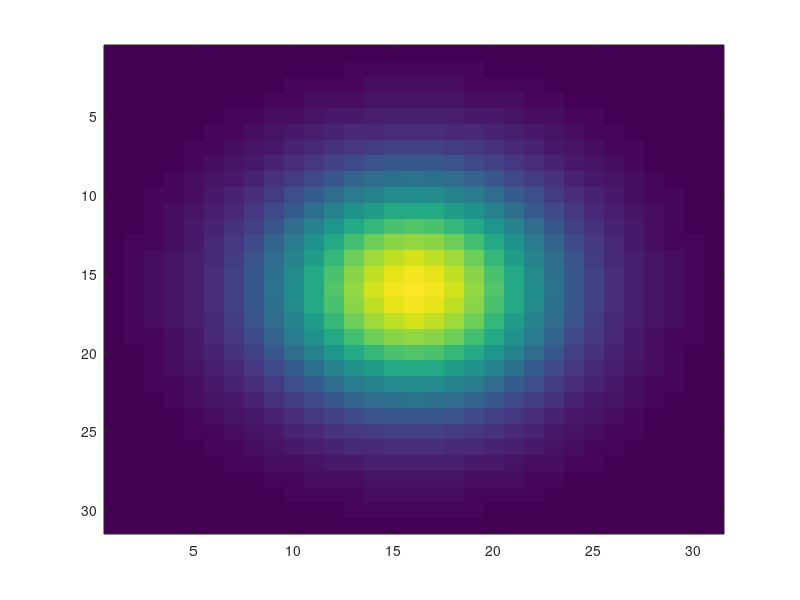

MATLAB code to generate this figure: (Note: this script raises an error after producing the figure.)
sigma = 5;
hsize = 31;
h = fspecial('gaussian', hsize, sigma);
surf(h);


imagesc(h);
im=rgb2gray(imread('logo.png'));
out = imfilter(im, h);




for i = 3:5:10
    h = fspecial('gaussian', hsize, i);
    out = imfilter(im, h);
    figure;
    imshow(out);
end
